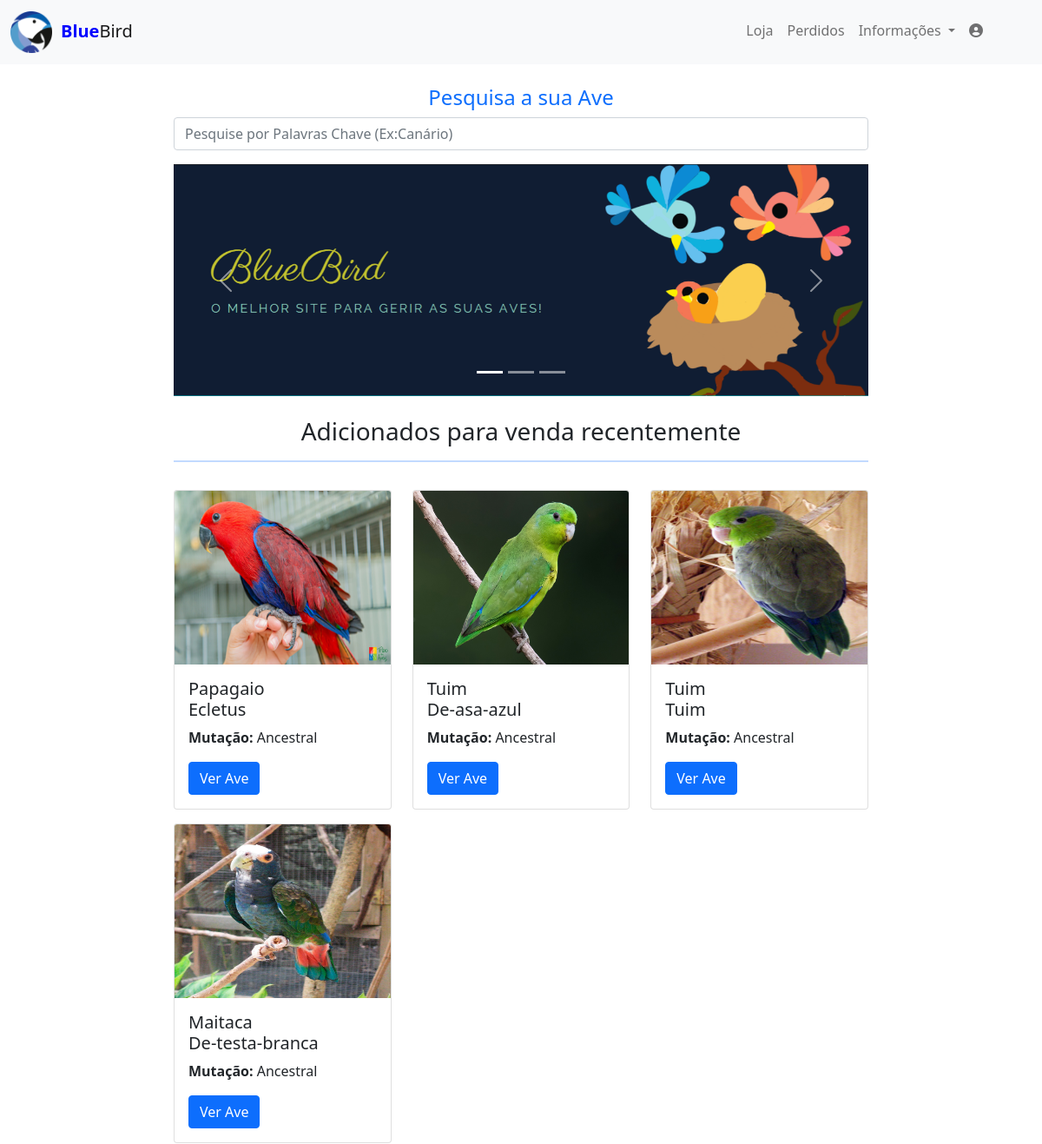
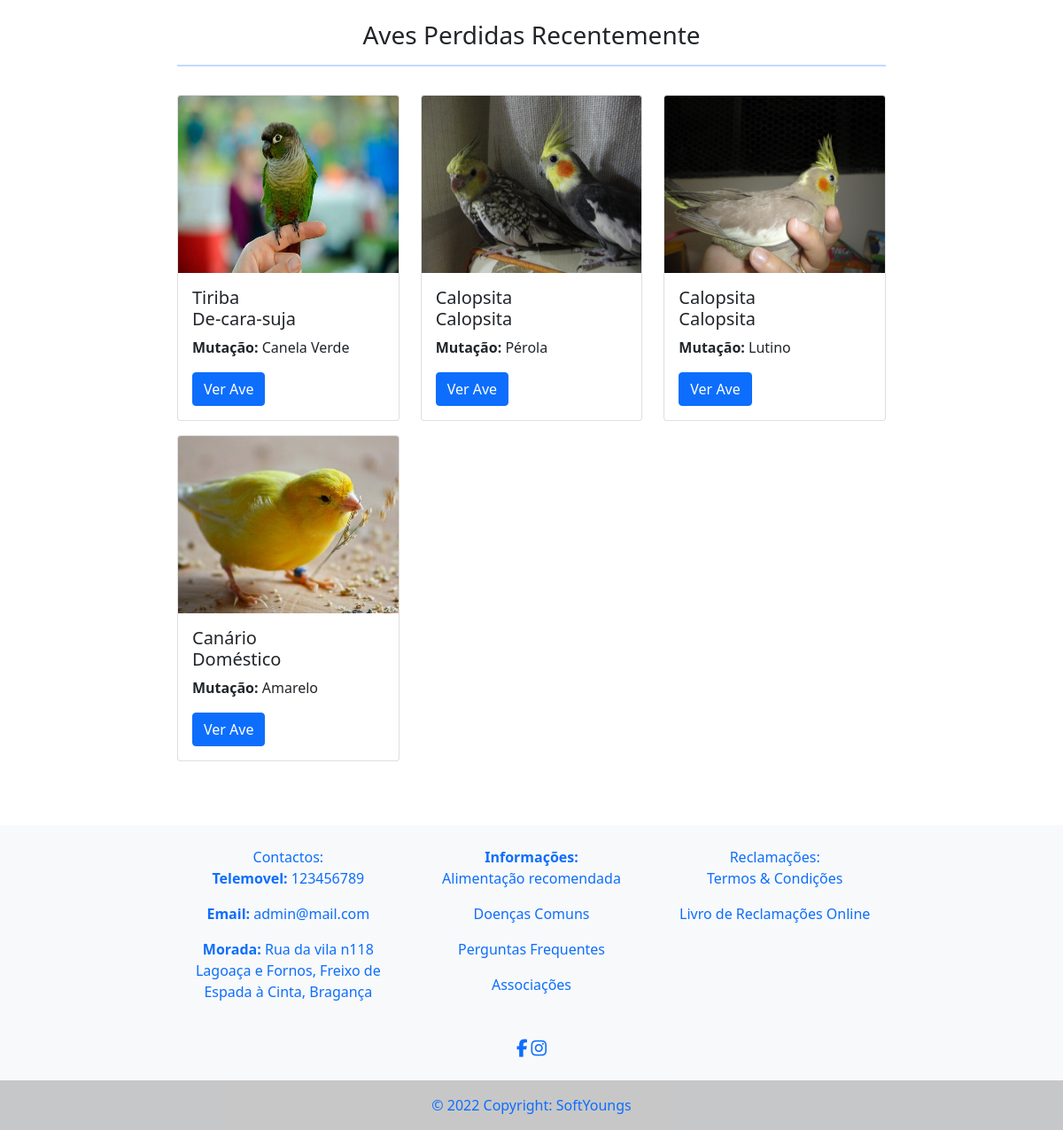
The page / on the database its author committed (2 pictures, top to bottom).
### tables this page shows
CREATE TABLE `webdados` (
  `wb_id` int(11) NOT NULL,
  `wb_nome` varchar(50) NOT NULL,
  `wb_face` varchar(200) NOT NULL,
  `wb_insta` varchar(200) NOT NULL,
  `wb_termos` text NOT NULL,
  `wb_mapa` varchar(5000) NOT NULL,
  `wb_distrito` int(11) NOT NULL,
  `wb_concelho` int(11) NOT NULL,
  `wb_freguesia` int(11) NOT NULL,
  `wb_morada` varchar(100) NOT NULL,
  `wb_contacto` varchar(9) NOT NULL
);

CREATE TABLE `banner` (
  `ban_id` int(11) NOT NULL,
  `ban_foto` varchar(300) NOT NULL
);

CREATE TABLE `ave` (
  `ave_id` int(11) NOT NULL,
  `ave_especie` int(11) NOT NULL,
  `ave_anilha` varchar(20) NOT NULL,
  `ave_genero` int(11) NOT NULL,
  `ave_variedade` int(11) NOT NULL,
  `ave_mutacao` int(11) NOT NULL,
  `ave_ano` date NOT NULL,
  `ave_num_gaiola` int(11) NOT NULL,
  `ave_estado` int(11) NOT NULL,
  `ave_preco` varchar(6) NOT NULL,
  `ave_postura` int(11) NOT NULL,
  `ave_doenca` int(11) NOT NULL,
  `ave_foto` varchar(100) NOT NULL,
  `ave_doenca_desc` text NOT NULL,
  `ave_log_id` int(11) NOT NULL
);

CREATE TABLE `especie` (
  `esp_id` int(11) NOT NULL,
  `esp_nome` varchar(100) NOT NULL
);

CREATE TABLE `variedade` (
  `var_id` int(11) NOT NULL,
  `var_nome` varchar(100) NOT NULL,
  `var_cientifico` varchar(100) NOT NULL,
  `var_esp_id` int(11) NOT NULL
);

CREATE TABLE `mutacao` (
  `mut_id` int(11) NOT NULL,
  `mut_var_id` int(11) NOT NULL,
  `mut_nome` varchar(100) NOT NULL
);

CREATE TABLE `freguesias` (
  `freguesiaid` int(11) NOT NULL,
  `concelhoid` int(11) NOT NULL,
  `freguesia` varchar(150) NOT NULL
);

CREATE TABLE `concelhos` (
  `concelhoid` int(11) NOT NULL,
  `distritoid` int(11) NOT NULL,
  `concelho` text NOT NULL
);

CREATE TABLE `distritos` (
  `distritosid` int(11) NOT NULL,
  `distrito` text NOT NULL
);

### includes/main.php (the view, shortened to what this page needs)
<div class="row">
        <h4 class="text-primary text-center">Pesquisa a sua Ave</h4>
        <form method="post">
            <div class="row">
                <div class="col-sm-12 col-md-12 col-xl-12 col-xxl-12">
                    <input type="text" class="form-control" id="pesq_palavra_main" Placeholder="Pesquise por Palavras Chave (Ex:Canário)">
                </div>
            </div>
        </form>
    </div>
<div id="main" class="mt-2">
    <?php
    include 'connections/conn.php';
    $foto_1=mysqli_fetch_array(mysqli_query($conn, "SELECT ban_foto FROM banner WHERE ban_id = '1'"));
    $foto_2=mysqli_fetch_array(mysqli_query($conn, "SELECT ban_foto FROM banner WHERE ban_id = '2'"));
    $foto_3=mysqli_fetch_array(mysqli_query($conn, "SELECT ban_foto FROM banner WHERE ban_id = '3'"));
    if(@$_SESSION["log_id"] == ""){
        $ave_venda = mysqli_query($conn, "Select * from ave inner join especie on especie.esp_id = ave.ave_especie
                                                        join variedade on ave.ave_variedade = variedade.var_id
                                                        join mutacao on ave.ave_mutacao = mutacao.mut_id where ave_estado = 1 order by ave_id desc LIMIT 4");
        $ave_emprestimo = mysqli_query($conn, "Select * from ave inner join especie on especie.esp_id = ave.ave_especie
                                                        join variedade on ave.ave_variedade = variedade.var_id
                                                        join mutacao on ave.ave_mutacao = mutacao.mut_id where ave_estado = 4 order by ave_id desc LIMIT 4");
    }
    echo '<div id="carouselExampleIndicators" class="carousel slide w-100" data-bs-ride="carousel">
        <div class="carousel-indicators">
            <button type="button" data-bs-target="#carouselExampleIndicators" data-bs-slide-to="0" class="active" aria-current="true" aria-label="Slide 1"></button>
            <button type="button" data-bs-target="#carouselExampleIndicators" data-bs-slide-to="1" aria-label="Slide 2"></button>
            <button type="button" data-bs-target="#carouselExampleIndicators" data-bs-slide-to="2" aria-label="Slide 3"></button>
        </div>
        <div class="carousel-inner">
            <div class="carousel-item active">
            <img src="assets/img/banner/'.$foto_1["ban_foto"].'" class="d-block w-100">
            </div>
            <div class="carousel-item">
            <img src="assets/img/banner/'.$foto_2["ban_foto"].'"  class="d-block w-100">
            </div>
            <div class="carousel-item">
            <img src="assets/img/banner/'.$foto_3["ban_foto"].'"  class="d-block w-100">
            </div>
        </div>
        <button class="carousel-control-prev" type="button" data-bs-target="#carouselExampleIndicators" data-bs-slide="prev">
            <span class="carousel-control-prev-icon" aria-hidden="true"></span>
            <span class="visually-hidden">Previous</span>
        </button>
        <button class="carousel-control-next" type="button" data-bs-target="#carouselExampleIndicators" data-bs-slide="next">
            <span class="carousel-control-next-icon" aria-hidden="true"></span>
            <span class="visually-hidden">Next</span>
        </button>
    </div>
    <br>
    <center><h3>Adicionados para venda recentemente</h3></center>
    <hr class="bg-primary" style="height: 2px;">
    <div class="row">';
    if(mysqli_num_rows($ave_venda)>0){
        while($ave_v = mysqli_fetch_array($ave_venda)){
            echo '
            <div class="col-sm-12 col-md-6 col-xl-4 col-xxl-3 mt-3">
                <div class="card">
                    <img src="assets/img/aves/'.$ave_v["ave_foto"].'" style="width: 100%;height: 200px;" class="card-img-top"  alt="'.$ave_v["ave_foto"].'">
                    <div class="card-body">
                        <h5 class="card-title">'.$ave_v["esp_nome"].'<br> '.$ave_v["var_nome"].'</h5>
                        <p class="card-text"><b>Mutação:</b> '.$ave_v["mut_nome"].'</p>
                        <a href="index.php?opt=3&id='.base64_encode($ave_v["ave_id"]).'" class="btn btn-primary">Ver Ave</a>
                    </div>
                </div>
            </div>';
        }
    }else{
        echo '<div class="col-sm-12 col-md-12 col-xl-12 col-xxl-12 mt-3 text-center">
                <h4>Sem dados</h4>
        </div>';
    }
    echo '</div>
    <br>
    <center><h3>Aves Perdidas Recentemente</h3></center>
    <hr class="bg-primary" style="height: 2px;">
    <div class="row">';
    if(mysqli_num_rows($ave_emprestimo)>0){
        while($ave_s = mysqli_fetch_array($ave_emprestimo)){
            echo '
            <div class="col-sm-12 col-md-6 col-xl-4 col-xxl-3 mt-3">
                <div class="card">
                    <img src="assets/img/aves/'.@$ave_s["ave_foto"].'" style="width: 100%;height: 200px;" class="card-img-top"  alt="'.@$ave_v["ave_foto"].'">
                    <div class="card-body">
                        <h5 class="card-title">'.$ave_s["esp_nome"].'<br> '.$ave_s["var_nome"].'</h5>
                        <p class="card-text"><b>Mutação:</b> '.$ave_s["mut_nome"].'</p>
                        <a href="index.php?opt=3&id='.base64_encode($ave_s["ave_id"]).'" class="btn btn-primary">Ver Ave</a>
                    </div>
                </div>
            </div>';
        }
    }else{
        echo '<div class="col-sm-12 col-md-12 col-xl-12 col-xxl-12 mt-3 text-center">
                <h4>Sem dados</h4>
        </div>';
    }
    echo '</div>
    <br>
</div>';

### includes/head.php (shortened to what this page needs)
<!DOCTYPE html>
<html>
    <head>
        <link rel="stylesheet" type="text/css" href="fontawesome/css/all.css">
        <link rel="stylesheet" type="text/css" href="assets/css/estilos.css">
        <link rel="stylesheet" href="assets/css/bird.scss">
        <link rel="stylesheet" href="css/estilos.css">
        <link rel="stylesheet" type="text/css" href="assets/bootstrap-5.0.0-dist/css/bootstrap.css">
        <link href="https://cdn.jsdelivr.net/npm/bootstrap@5.0.0/dist/css/bootstrap.min.css" rel="stylesheet">
    </head>

### index.php (shortened to what this page needs)
<?php
include 'includes/head.php';
?>
<body class="Roboto">
    <div id="wrap">
        <?php include 'includes/header.php'; ?>
        <main>
            <div class="col-md-8 offset-md-2">
                <?php
                    @$opt = $_REQUEST["opt"];
                    switch($opt){
                        default:
                            include 'includes/main.php';
                        break;
                    }
                ?>
            </div>
        </main>
        <?php include 'includes/footer.php';?>
    </div>
</body>

### includes/header.php (shortened to what this page needs)
<header>
	<?php
	include 'connections/conn.php';
	$query = mysqli_fetch_array(mysqli_query($conn, "SELECT wb_nome from webdados where wb_id = 1"));
	$nome = $query["wb_nome"];
	echo '<nav class="navbar navbar-expand-md navbar-light bg-light mb-4">
    	<div class="container-fluid">';
			echo '<a class="navbar-brand" href="?opt=0">
				<img src="logo_PAP_azul.png" style="width: 10%; height: 10%"><label style="padding-left: 2%"><b style="color: blue">'.substr($nome, 0, $length = 4).'</b>'.substr($nome, 4, $length = mb_strlen($nome)).'</label>
			</a>';
			echo '<button class="navbar-toggler" type="button" data-bs-toggle="collapse" data-bs-target="#navbarCollapse" aria-controls="navbarCollapse" aria-expanded="false" aria-label="Toggle navigation">
				<span class="navbar-toggler-icon"></span>
			</button>
			<div class="collapse navbar-collapse" id="navbarCollapse">
				<ul class="navbar-nav ms-auto me-5 mb-md-1 nav-pills d-flex">';
						if(@$_SESSION["log_type"] != ''){
							if (@$_SESSION["log_type"] == '0') {
								include 'includes/lista_menu_admin.php';
							}else if (@$_SESSION["log_type"] == '1'){
								include 'includes/lista_menu_vet.php';
							}else if (@$_SESSION["log_type"] == '2'){
								include 'includes/lista_menu_user.php';
							}
							echo '
							<li class="nav-item dropdown">
								<a class="nav-link dropdown-toggle" href="#" id="dropdown03" data-bs-toggle="dropdown" aria-expanded="false">';
									include 'connections/conn.php';
									$sql = mysqli_fetch_array(mysqli_query($conn, "Select uti_nome, uti_apelido, uti_foto from utilizador where uti_log_id = '$_SESSION[log_id]'"));
									echo '<img src="assets/img/foto_perfil/'.$sql["uti_foto"].'" style="width:2em; height: 2em; border-radius:50%"><label>&nbsp;'.$sql["uti_nome"].' '.$sql["uti_apelido"].'</label>
								</a>
								<ul class="dropdown-menu" aria-labelledby="dropdown03">';
								echo '<li><a class="dropdown-item" href="includes/terminar_sessao.php">Sair</a></li>
								</ul>
							</li>';
						}else{
							include 'includes/lista_main.php';
						}
				echo '</ul>
			</div>
    	</div>
    </nav>';

### includes/lista_main.php
<li class="nav_intem"><a class="nav-link" href="?opt=2">Loja</a></li>
<li class="nav_intem"><a class="nav-link" href="?opt=9">Perdidos</a></li>
<?php include 'includes/dropdown_informacao.php'; ?>
<li class="nav-item"><a class="nav-link" href="?opt=1"><i class="fas fa-user-circle"></i></a></li>

### includes/dropdown_informacao.php (shortened to what this page needs)
<li class="nav-item dropdown">
    <a class="nav-link dropdown-toggle" href="#" id="dropdown03" data-bs-toggle="dropdown" aria-expanded="false">
        <label>Informações</label>
    </a>
</li>

### includes/footer.php (shortened to what this page needs)
<footer class="bg-light text-center text-primary navbar-fixed-bottom mt-5" style="position: relative">
<?php
    include 'connections/conn.php';
    $dados = mysqli_fetch_array(mysqli_query($conn, "SELECT webdados.*, distritos.*, concelhos.*, freguesias.* FROM webdados
                                                    inner join distritos on distritos.distritosid = webdados.wb_distrito
                                                    join concelhos on concelhos.concelhoid = webdados.wb_concelho
                                                    join freguesias on freguesias.freguesiaid = webdados.wb_freguesia"));
    $email = mysqli_fetch_array(mysqli_query($conn, "SELECT log_email FROM login where log_id = 1"));
    echo '<div class="col-md-2"></div>
    <div class="col-md-8 offset-md-2">
        <div class="row">
            <div class="col">
                <br>
                <label>Contactos:</label><br>
                <p><b>Telemovel: </b> '.$dados["wb_contacto"].'</p>
                <p><b>Email: </b> '.$email["log_email"].'</p>
                <p><b>Morada: </b> '.$dados["wb_morada"].'<br>'.$dados["freguesia"].', '.$dados["concelho"].', '.$dados["distrito"].'</p>
            </div>
            <div class="col">
                <br>
                <label><b>Informações:</b></label><br>';
                include 'includes/lista_footer.php';
            echo '</div>
            <div class="col">
                <br>
                <label>Reclamações:</label><br>
                <p><a href="index.php?opt=14" style="text-decoration:none;" class="text-primary">Termos & Condições</a></p>
                <p><a href="https://www.livroreclamacoes.pt/inicio" class="text-primary" style="text-decoration:none;">Livro de Reclamações Online</a></p>
            </div>
        </div>
    </div><br>
    <div class="col-md-8 text-center offset-md-2">
        <a href="'.$dados["wb_face"].'" class="text-primary" target="_blank" role="button"><i class="fab fa-facebook-f fa-lg"></i></a>
        <a href="'.$dados["wb_insta"].'" class="text-primary" target="_blank" role="button"><i class="fab fa-instagram fa-lg"></i></a>
    </div><br>
    <div class="text-center p-3" style="background-color: rgba(0, 0, 0, 0.2);">
        © '.date("Y").' Copyright: SoftYoungs
    </div>
    <div class="col-md-2"></div>';
?>
</footer>

### includes/lista_footer.php
<p><a class="text-primary" style="text-decoration:none;" href="index.php?opt=10">Alimentação recomendada</a></p>
<p><a class="text-primary" style="text-decoration:none;" href="index.php?opt=11">Doenças Comuns</a></p>
<p><a class="text-primary" style="text-decoration:none;" href="index.php?opt=12">Perguntas Frequentes</a></p>
<p><a class="text-primary" style="text-decoration:none;" href="index.php?opt=13">Associações</a></p>

### assets/css/estilos.css (style rules this page uses)
body { font-size:100%; }

### rows shown on the page
webdados: wb_nome "Blue", wb_nome "Bird", wb_contacto "123456789", wb_morada "Rua da vila n118", freguesias.freguesia "Lagoaça e Fornos", concelhos.concelho "Freixo de Espada à Cinta", distritos.distrito "Bragança"
banner: ban_foto (picture)
ave: ave_foto (picture), especie.esp_nome "Papagaio", variedade.var_nome "Ecletus", mutacao.mut_nome "Ancestral"
ave: ave_foto (picture), especie.esp_nome "Tuim", variedade.var_nome "De-asa-azul", mutacao.mut_nome "Ancestral"
ave: ave_foto (picture), especie.esp_nome "Tuim", variedade.var_nome "Tuim", mutacao.mut_nome "Ancestral"
ave: ave_foto (picture), especie.esp_nome "Maitaca", variedade.var_nome "De-testa-branca", mutacao.mut_nome "Ancestral"
ave: ave_foto (picture), especie.esp_nome "Tiriba", variedade.var_nome "De-cara-suja", mutacao.mut_nome "Canela Verde"
ave: ave_foto (picture), especie.esp_nome "Calopsita", variedade.var_nome "Calopsita", mutacao.mut_nome "Pérola"
ave: ave_foto (picture), especie.esp_nome "Calopsita", variedade.var_nome "Calopsita", mutacao.mut_nome "Lutino"
ave: ave_foto (picture), especie.esp_nome "Canário", variedade.var_nome "Doméstico", mutacao.mut_nome "Amarelo"

### other values the page prints
$email["log_email"] "admin@mail.com"
